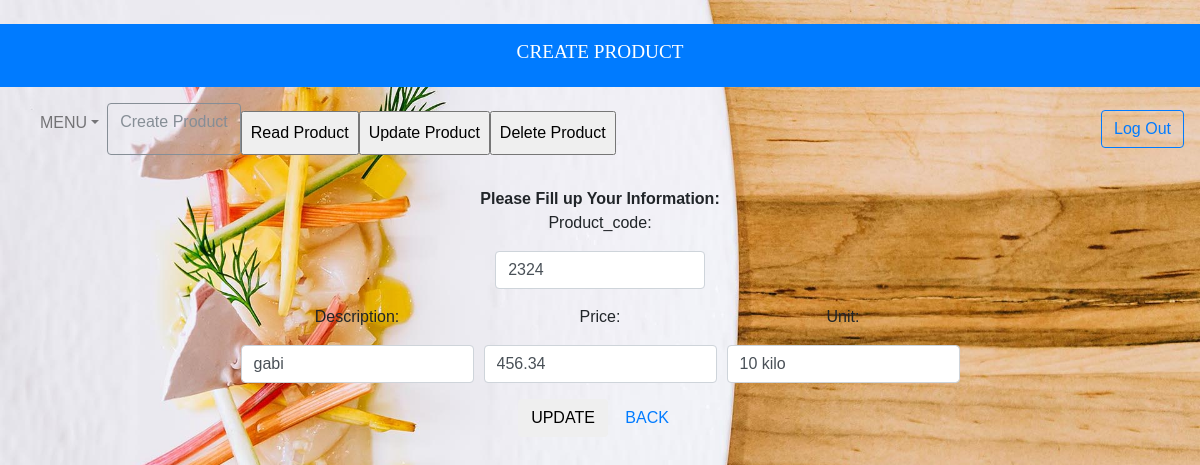
The page /pro_create.php?edit=2324 on the database its author committed.
### tables this page shows
CREATE TABLE `product` (
  `product_code` varchar(40) NOT NULL,
  `description` varchar(200) NOT NULL,
  `price` decimal(10,2) NOT NULL,
  `unit` varchar(20) NOT NULL
);

### pro_process.php (called while the page is built, shortened)
<?php
$mysqli = new mysqli('localhost','root','','final') or die(mysqli_error($mysqli));
if(isset($_GET['edit'])){
	$product_code = $_GET['edit'];
	$update =true;
	$result = $mysqli->query("SELECT * FROM product WHERE product_code=$product_code") or die($mysqli->error);
	if(@count($result)==1){
		$row=$result->fetch_array();
		$product_code = $row['product_code'];
		$description = $row['description'];
		$price = $row['price'];
		$unit = $row['unit'];
	}
}
?>

### pro_create.php (the view, shortened to what this page needs)
<?php include('pro_process.php');?>
<!DOCTYPE html>
<html lang="en">
<head>
	<link rel="stylesheet" href="Bootstrap/css/bootstrap.min.css">
    <link rel="stylesheet" href="Style/style.css">
   </head>
<br><div class="text-center">
                <div class="header">
    		 <div class="p-3 mb-2 bg-primary text-white"><h1>CREATE PRODUCT</h1></div>
  		</div>
<nav class="navbar navbar-expand-lg navbar-light bg">
  <div class="collapse navbar-collapse" id="navbarSupportedContent">
    <ul class="navbar-nav mr-auto">
      <li class="nav-item dropdown">
    <a class="nav-link dropdown-toggle" data-toggle="dropdown" href="home.php" role="button" aria-haspopup="true" aria-expanded="false">MENU</a>
  </li>
	   <td>
       <a href="pro_create.php" button class="btn btn-outline-secondary my-2 my-sm-0" type="submit">Create Product</a>
      </td>
	  <td>
       <a href="pro_read.php"><input type=button value="Read Product"></a>
      </td>
	  <td>
       <a href="pro_update.php"><input type=button value="Update Product"></a>
      </td>
	  <td>
       <a href="pro_delete.php"><input type=button value="Delete Product"></a>
      </td>
	</ul>
               <a href="logout.php" button class="btn btn-outline-primary my-2 my-sm-0" type="submit">Log Out</a>
  </div>
</nav>
<body>
<br>
<center>
<div id="main">
  <div container>
   <div class="row justify-content-center">
	<form action="pro_process.php" method="POST">
	  <b>Please Fill up Your Information:</b>
	    <div class="form-group col-md-4">
			<label>Product_code:</label>
			<input type="text" name="product_code" class="form-control" value="<?php echo $product_code;?>" required>
		</div>
		<div class="form-row">
          <div class="form-group col-md-4">
			<label>Description:</label>
			<input type="text" name="description" class="form-control" value="<?php echo $description;?>" required>
		  </div>
		  <div class="form-group col-md-4">
			<label>Price:</label>
			<input type="text" name="price" class="form-control" value="<?php echo $price;?>" required>
		  </div>
		  <div class="form-group col-md-4">
			<label>Unit:</label>
			<input type="text" name="unit" class="form-control" value="<?php echo $unit;?>" required>
		  </div>
		</div>
		<div class="form-group">
		<?php
			if($update==true):
		?>
		<button type="submit" class="btn" name="update">UPDATE</button>
		<a href="pro_read.php"class="btn">BACK</a>
		<?php else: ?>
			<button type="submit" class="btn" name="save">SAVE</button>
			<a href="pro_read.php"class="btn">BACK</a>
		<?php endif;?>
		</div>
    </form>
   </div>
</div>
</center>
</body>
</html>

### Style/style.css (style rules this page uses)
body { font-family: sans-serif; background: white; }
h1 { font-size: 1.2em; text-align: center; color: white; }
input { width: 100%; box-sizing: border-box; font-size: 1em; margin-top: 0.5em; padding: 0.5em; }
input::after { width: 100%; height: 5px; background: red; }
div.header { color: white; font-family:"Monotype corsiva"; }
body { font-family: Arial, Helvetica, sans-serif; }

### pro_create.php (style rules this page uses)
body { background-image: url(images/jay.JPG); background-size: cover; background-repeat: no-repeat; width: 100%; }

### rows shown on the page
product: product_code "2324", description "gabi", price "456.34", unit "10 kilo"
